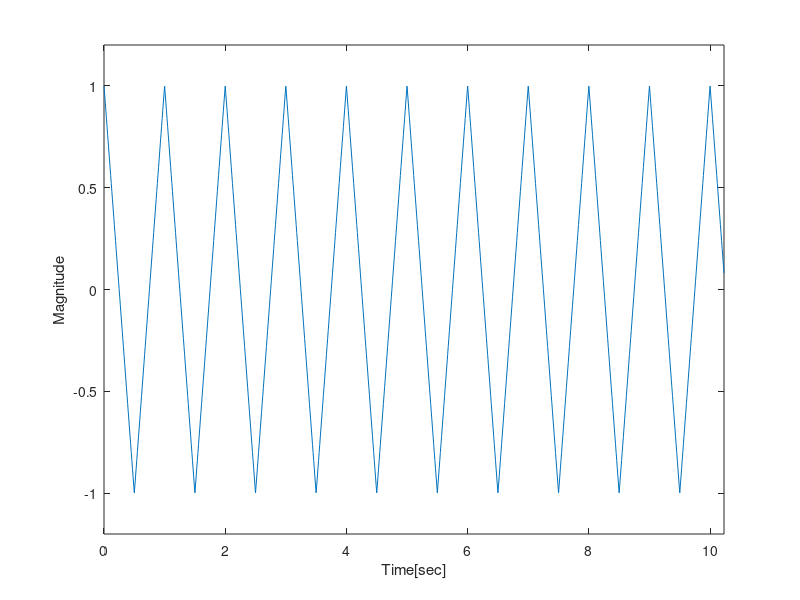

Write the MATLAB code that produced this figure.
close all;
n=1024;dt=0.01;
t=(1:1024)*dt-dt;
omega=2*pi*1;% [Hz]
y=zeros(size(t));
for n=1:100
	y=y+8/pi/pi*cos((2*n-1)*omega*t)/(2*n-1)^2;
end
plot(t,y);
xlabel('Time[sec]');
ylabel('Magnitude');
axis([0 t(end) -1.2 1.2]);
